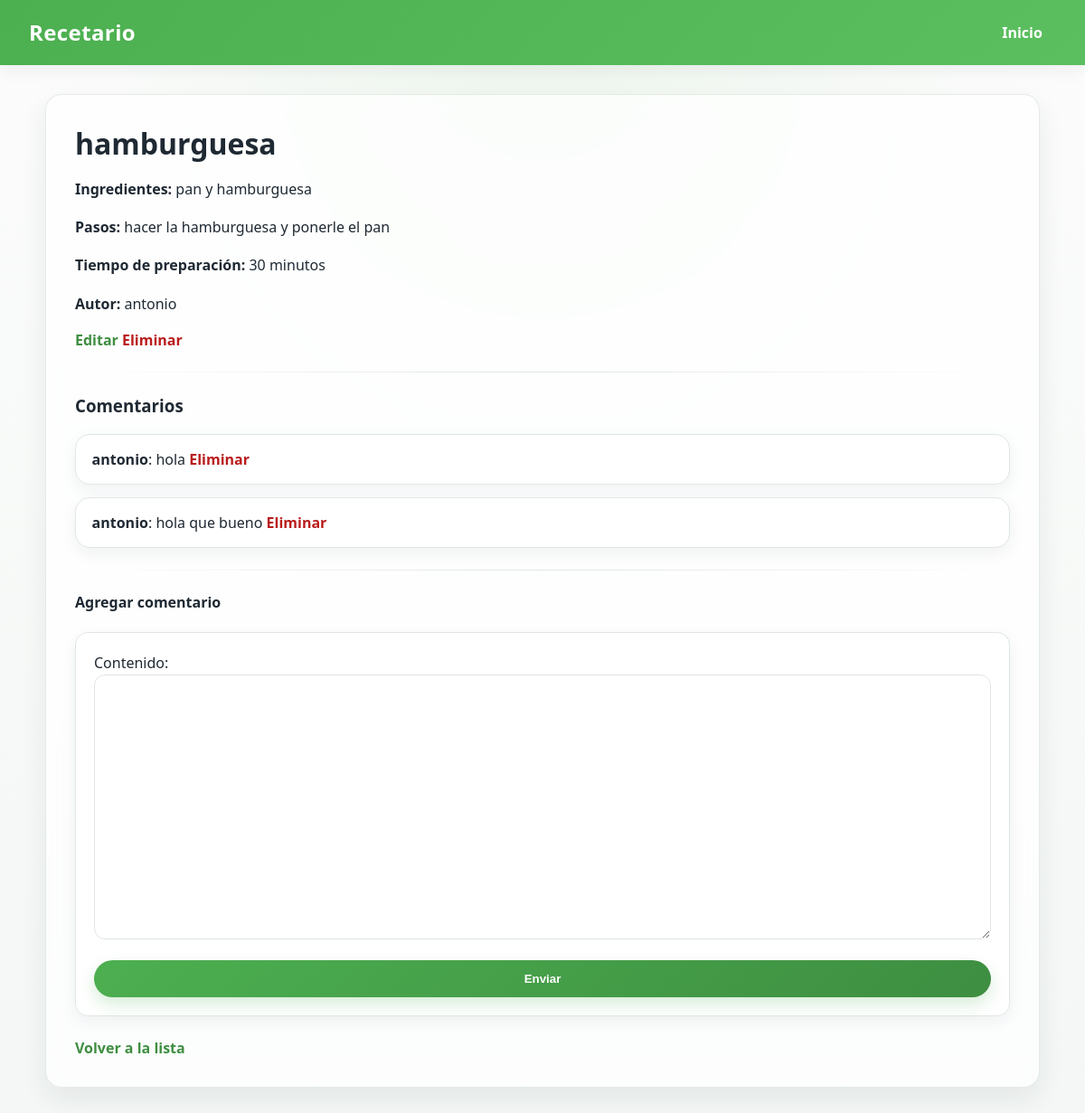
The page /receta/2/ (signed in) on the database its author committed.
### recetas/models.py (models this page shows, shortened)
class Receta(models.Model):
    titulo = models.CharField(max_length = 100)
    ingredientes = models.TextField( blank=False,null=False,max_length=300)
    pasos_elaboracion = models.TextField(blank=False,null=False,max_length=550)
    tiempo_preparacion = models.PositiveIntegerField(blank= True,null=True)
    autor = models.ForeignKey(settings.AUTH_USER_MODEL, on_delete= models.CASCADE, related_name="recetas", default= 0)
    fecha_creacion = models.DateTimeField(default= timezone.now)
    categoria = models.ForeignKey(Categoria, on_delete=models.SET_NULL, null=True, blank=True)
    class Meta:
        ordering = ["-fecha_creacion"]

class Comentario(models.Model):
    contenido = models.TextField(blank=True, null=False)
    autor = models.ForeignKey(settings.AUTH_USER_MODEL,on_delete=models.CASCADE, related_name="comentarios")
    reseta_asociada = models.ForeignKey(Receta, on_delete=models.CASCADE, related_name="recetas")
    fecha_creacion = models.DateTimeField(auto_now_add=True)
    class Meta:
        ordering = ["-fecha_creacion"]

### recetas/views.py (the view)
# urls.py: path("receta/<int:pk>/",DetalleRecetaView.as_view(), name = "detalles_receta"),
class DetalleRecetaView(DetailView):
    model = Receta
    template_name = "recetas/detalles_recetas.html"
    context_object_name = "receta"
    def get_context_data(self, **kwargs):
        context = super().get_context_data(**kwargs)
        context["form_comentario"] = ComentarioForm()
        return context

### recetas/forms.py
class ComentarioForm(forms.ModelForm):
     class Meta:
        model = Comentario
        fields = ["contenido"]

### recetas/templates/recetas/detalles_recetas.html (shortened to what this page needs)
{% extends 'recetas/base.html' %}
{% block content %}
<h2>{{ receta.titulo }}</h2>
<p><strong>Ingredientes:</strong> {{ receta.ingredientes }}</p>
<p><strong>Pasos:</strong> {{ receta.pasos_elaboracion }}</p>
<p><strong>Tiempo de preparación:</strong> {{ receta.tiempo_preparacion }} minutos</p>
<p><strong>Autor:</strong> {{ receta.autor.username }}</p>
{% if user == receta.autor %}
    <a href="{% url 'editar_receta' receta.pk %}">Editar</a>
    <a href="{% url 'eliminar_receta' receta.pk %}">Eliminar</a>
{% endif %}
<hr>
<h3>Comentarios</h3>
<ul>
    {% for comentario in receta.recetas.all %}
        <li>
            <strong>{{ comentario.autor.username }}</strong>: {{ comentario.contenido }}
            {% if user == comentario.autor %}
            <a href="{% url 'eliminar_comentario' comentario.pk %}">Eliminar</a>
            {% endif %}
        </li>
    {% empty %}
        <li>No hay comentarios todavía.</li>
    {% endfor %}
</ul>
<hr>
<h4>Agregar comentario</h4>
{% if user.is_authenticated %}
    <form method="post" action="{% url 'agregar_comentario' receta.pk %}">
        {{ form_comentario.as_p }}
        <button type="submit">Enviar</button>
    </form>
{% else %}
    <p><a href="{% url 'login' %}">Inicia sesión</a> para comentar.</p>
{% endif %}
<a href="{% url 'lista_recetas' %}">Volver a la lista</a>
{% endblock %}

### recetas/static/recetas/style.css (style rules this page uses)
:root { --bg: #f4f7f5; --surface: #ffffff; --surface-alt: #f8fbf8; --text: #1f2933; --muted: #6b7280; --primary: #4caf50; --primary-dark: #3e8e41; --primary-soft: #e8f5e9; --border: #dfe7e1; --shadow: 0 12px 30px rgba(31, 41, 51, 0.08); --shadow-soft: 0 6px 18px rgba(31, 41, 51, 0.06); --radius: 18px; }
* { box-sizing: border-box; }
html { scroll-behavior: smooth; }
body { font-family: 'Segoe UI', Tahoma, Geneva, Verdana, sans-serif; background: radial-gradient(circle at top, rgba(76, 175, 80, 0.08), transparent 35%), linear-gradient(180deg, #fbfcfb 0%, var(--bg) 100%); color: var(--text); margin: 0; min-height: 100vh; display: flex; flex-direction: column; }
main h2, main h3, main h4 { color: var(--text); margin-top: 0; }
main h2 { font-size: 2rem; margin-bottom: 1rem; }
main p { line-height: 1.65; color: var(--text); }
main a { color: var(--primary-dark); text-decoration: none; font-weight: 600; transition: color 0.2s ease, opacity 0.2s ease; }
form { display: grid; gap: 1rem; margin: 1.25rem 0 1.5rem; padding: 1.25rem; background: var(--surface); border: 1px solid var(--border); border-radius: calc(var(--radius) - 4px); box-shadow: var(--shadow-soft); }
form p { margin: 0; }
input, select, textarea { width: 100%; border: 1px solid var(--border); background: var(--surface); color: var(--text); border-radius: 12px; padding: 0.85rem 1rem; font: inherit; outline: none; transition: border-color 0.2s ease, box-shadow 0.2s ease, transform 0.2s ease; }
button, .btn, input[type="submit"] { display: inline-flex; align-items: center; justify-content: center; gap: 0.4rem; border: none; border-radius: 999px; padding: 0.8rem 1.2rem; background: linear-gradient(135deg, var(--primary), var(--primary-dark)); color: white; font-weight: 700; cursor: pointer; text-decoration: none; box-shadow: 0 8px 18px rgba(76, 175, 80, 0.22); transition: transform 0.2s ease, box-shadow 0.2s ease, filter 0.2s ease; }
ul { list-style: none; padding: 0; margin: 1rem 0 1.5rem; display: grid; gap: 0.9rem; }
li { background: var(--surface); border: 1px solid var(--border); border-radius: 16px; padding: 1rem 1.1rem; box-shadow: var(--shadow-soft); }
li strong { color: var(--text); }
hr { border: none; height: 1px; background: linear-gradient(90deg, transparent, var(--border), transparent); margin: 1.5rem 0; }
a[href*="eliminar"] { color: #b91c1c; }
a[href*="editar"] { color: var(--primary-dark); }

### rows shown on the page
Receta: titulo "hamburguesa", ingredientes "pan y hamburguesa", pasos_elaboracion "hacer la hamburguesa y ponerle el pan", tiempo_preparacion "30", autor.username "antonio"
Comentario: autor.username "antonio", contenido "hola", shows "Eliminar"
Comentario: autor.username "antonio", contenido "hola que bueno", shows "Eliminar"
